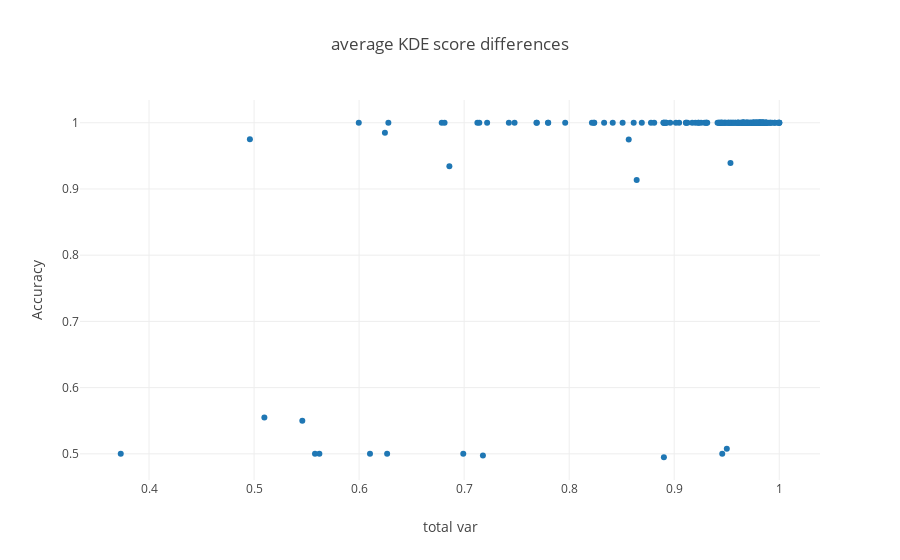

Write notebook code for a chart like this one.
### Code cell
fig_data= [go.Scatter(
y= [Error_rate[x] for x in coords[i]],
x= [total_var[x] for x in coords[i]],
mode= 'markers',
name= ' pops {} / {}'.format(i[0],i[1])
) for i in coords.keys()
]

layout = go.Layout(
    title= 'average KDE score differences',
    yaxis=dict(
        title='Accuracy'),
    xaxis=dict(
        title='total var')
)

fig= go.Figure(data=fig_data, layout=layout)
iplot(fig)

### Figure 1 — Plotly figure (JSON) as saved in the notebook; plotly's stock layout.template omitted (floating-point values rounded to 4 significant figures; data arrays with more than 128 entries replaced by an {"elided": "..."} marker saying what was removed)
{"data": [{"mode": "markers", "name": " pops 1 / 2", "type": "scatter", "uid": "3ab21e4a-8a4c-4464-978b-54b4c9bee1d5", "x": {"elided": "200 float values"}, "y": {"elided": "200 float values"}}], "layout": {"title": "average KDE score differences", "xaxis": {"title": "total var"}, "yaxis": {"title": "Accuracy"}}}
